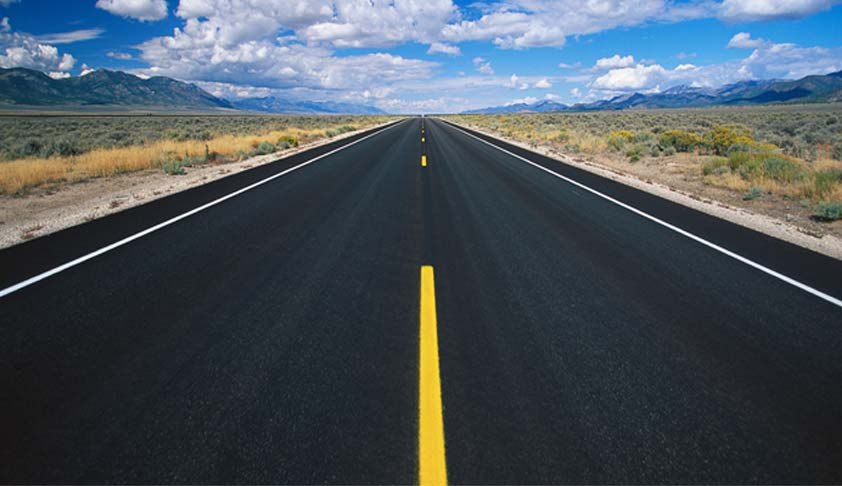
//> input picture hough/houghLines/highway.jpg, 842 x 486 px
$ ./MyHoughLines highway.jpg   (built with g++ and OpenCV 4)
//> lines starting //> are read from the running program, lines starting //| are printed output that depends on the picture
#include <opencv2/opencv.hpp>
#include <cstdlib>
#include <iostream>

using namespace std;
using namespace cv;

void houghLines(Mat src, Mat &out, Mat edgeCanny, int threshold) {
    /* 2. Creiamo lo spazio dei voti
        Lo spazio dei voti sarà matrice con tutti zeri e dovrà
        avere una dimensione tale da poter considerare tutte le
        possibili rette che passano per il piano immagine.
    */
    // Calcolo della distanza massima tra due punti nell'immagine
    int dist = hypot(src.rows, src.cols);
    // Inizializzazione della matrice dei voti
    Mat votes = Mat::zeros(dist * 2, 180, CV_8U);

    double rho, theta;
    /* 3. Per ogni punto (x,y) di edge */
    for (int x = 0; x < edgeCanny.rows; x++) {
        for (int y = 0; y < edgeCanny.cols; y++) {
            // Se il punto (x,y) è un punto di edge
            if (edgeCanny.at<uchar>(x, y) == 255) {
                /* 4. Per ogni angolo theta che varia tra 0 e 180 */
                for (theta = 0; theta < 180; theta++) {
                    /* 5. Calcola rho */
                    // (theta - 90) poiché l'intervallo theta varia da -90 a 90
                    // Le funzioni cos() e sin() vogliono l'argomento in radianti perciò
                    // bisogna moltiplicare per pi greco / 180
                    rho = dist + y * cos((theta - 90) * CV_PI / 180) + x * sin((theta - 90) * CV_PI / 180);
                    /* 6. Effettua la votazione */
                    votes.at<uchar>(rho, theta)++;
                }
            }
        }
    }
    out = src.clone();
    /* 7. Andiamo a prendere i valori (rho, theta) maggiori di una certa soglia */
    for (int r = 0; r < votes.rows; r++) {
        for (int t = 0; t < votes.cols; t++) {
            // Se la retta caratterizzata dai parametri (rho, theta) è stata votata
            // da un numero di pixel maggiore della soglia
            if (votes.at<uchar>(r, t) >= threshold) {
                theta = (t - 90) * CV_PI / 180;
                double sin_t = sin(theta), cos_t = cos(theta);
                // Calcola i valori di x e di y del punto
                int x = (r - dist) * cos_t;
                int y = (r - dist) * sin_t;

                // Calcoliamo i due estremi della retta
                Point pt1(cvRound(x + dist * (-sin_t)), cvRound(y + dist * (cos_t)));
                Point pt2(cvRound(x - dist * (-sin_t)), cvRound(y - dist * (cos_t)));
                line(out, pt1, pt2, Scalar(0), 2, 0);
            }
        }
    }
}

int main(int argc, char **argv) {
    // Controllo argomenti riga di comando
    if (argc != 2) {
        cout << "Usage: " << argv[0] << " image_name" << endl;
        return -1;
    }

    // Lettura dell'immagine
    Mat src = imread(argv[1], IMREAD_GRAYSCALE);
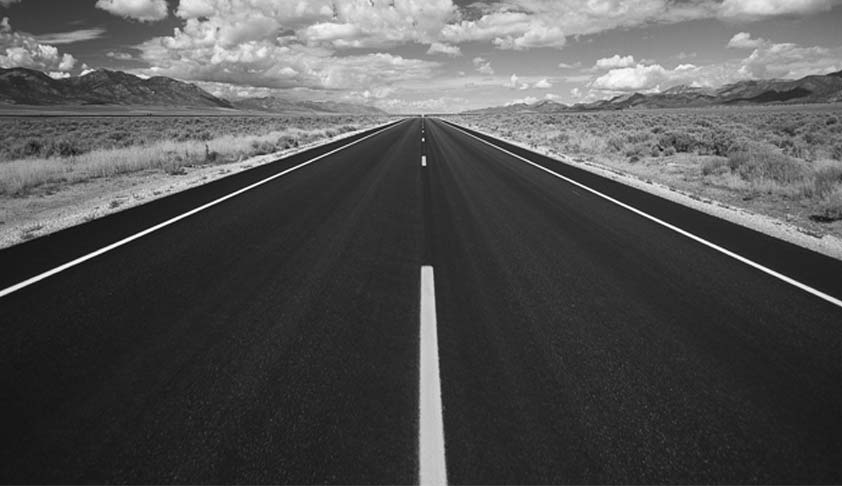
//> src: 486 rows x 842 cols, CV_8UC1; min 3, max 255, mean 81.9
    if (src.empty()) {
        cout << "Could not read the image with name " << argv[1] << endl;
        return -1;
    }

    int threshold = 150;

    // Blurring dell'immagine per attenuare l'eventuale rumore
    GaussianBlur(src, src, Size(5, 5), 0, 0);

    /* 1. Applichiamo l'algoritmo di Canny per ottenere l'immagine degli edge */
    Mat edgeCanny;
    Canny(src, edgeCanny, 90, 160, 3);
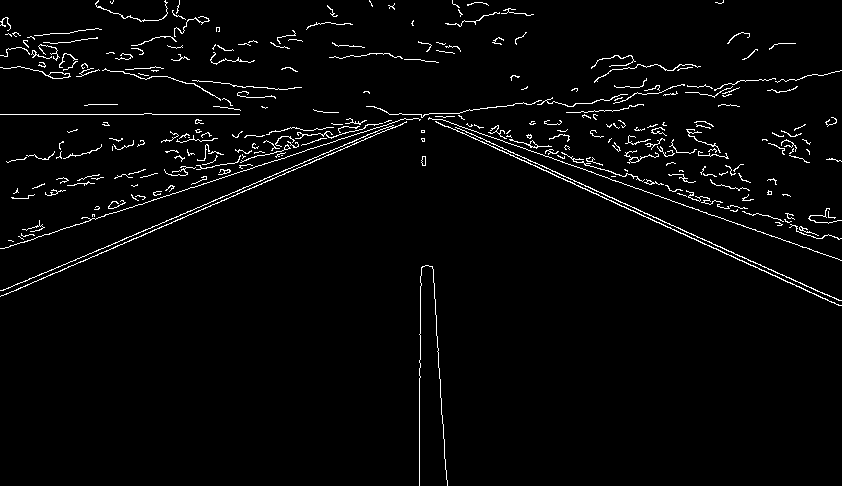
//> edgeCanny: 486 rows x 842 cols, CV_8UC1; 2.7% white in thin lines or dots
    imshow("Canny", edgeCanny);
    waitKey(0);

    Mat out;
    houghLines(src, out, edgeCanny, threshold);
//> the loop in houghLines, `for (int x = 0; x < edgeCanny.rows; x++)` made 486 passes
//> rho on passes 1 to 3: 984.6, 985.6, 986.6
//> after the loop in houghLines, `for (int x = 0; x < edgeCanny.rows; x++)`:
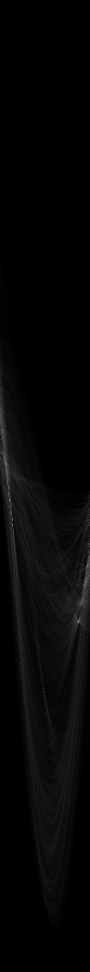
//> votes: 1944 rows x 180 cols, CV_8UC1 (shown at 1/2 size); min 0, max 239, mean 5.8
//> after the loop in houghLines, `for (int x = 0; x < edgeCanny.rows; x++)`: rho = 1464.7
//> after the loop in houghLines, `for (int r = 0; r < votes.rows; r++)`:
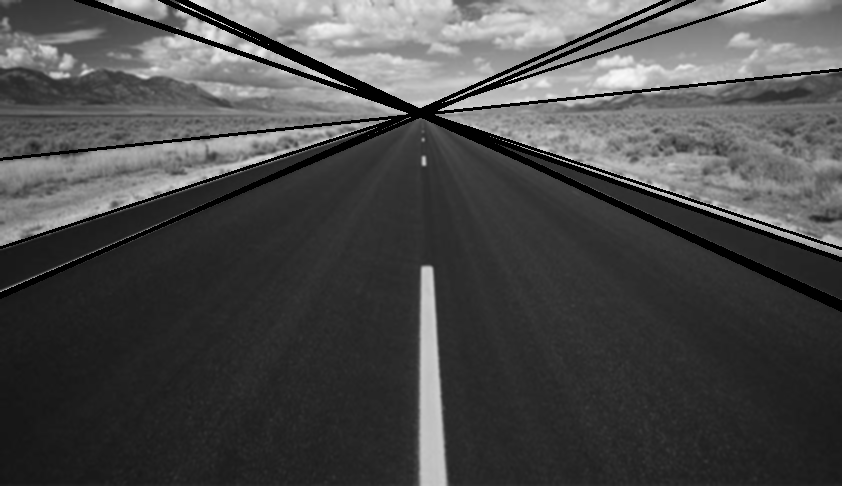
//> out: 486 rows x 842 cols, CV_8UC1; min 0, max 248, mean 74.6
//> after the loop in houghLines, `for (int r = 0; r < votes.rows; r++)`: theta = 1.15

    imshow("output", out);
    waitKey(0);

    return 0;
}
